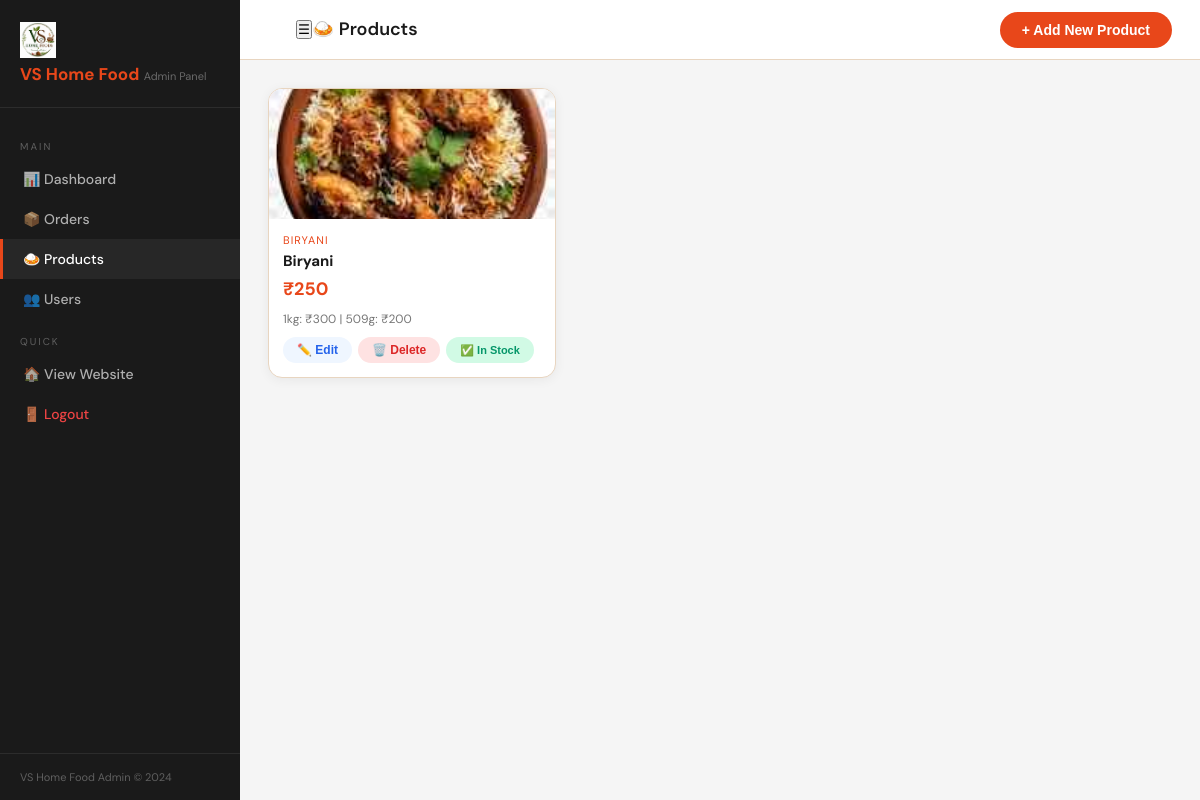
Screenshot of /admin/products (signed in) with the database file from the repository.
### models/product_model.py (models this page shows, shortened)
class Product(db.Model):
    __tablename__ = 'products'
    id          = db.Column(db.Integer, primary_key=True)
    name        = db.Column(db.String(200), nullable=False)
    description = db.Column(db.Text, default='')
    category    = db.Column(db.String(100), default='general')
    emoji       = db.Column(db.String(10), default='🍱')
    image_file  = db.Column(db.String(255), default='')   # filename in static/images/products/
    price       = db.Column(db.Float, nullable=False, default=0.0)   # base price
    quantity    = db.Column(db.Integer, default=0)
    status      = db.Column(db.String(20), default='in_stock')       # 'in_stock' | 'out_of_stock'
    badge       = db.Column(db.String(50), default='')
    is_veg      = db.Column(db.Boolean, default=True)
    created_at  = db.Column(db.DateTime, default=datetime.utcnow)
    updated_at  = db.Column(db.DateTime, default=datetime.utcnow, onupdate=datetime.utcnow)
    variants_json = db.Column(db.Text, default='[]')
    def get_variants(self):
        try:
            return json.loads(self.variants_json) if self.variants_json else []
        except Exception:
            return []
    def to_dict(self):
        variants = self.get_variants()
        return {
            'id':          self.id,
            'name':        self.name,
            'description': self.description,
            'category':    self.category,
            'emoji':       self.emoji,
            'image_file':  self.image_file,
            'image_url':   f'/static/images/products/{self.image_file}' if self.image_file else '',
            'price':       variants[0]['price'] if variants else self.price,
            'quantity':    self.quantity,
            'status':      self.status,
            'in_stock':    self.status == 'in_stock',
            'badge':       self.badge,
            'is_veg':      self.is_veg,
            'variants':    variants,
            'created_at':  self.created_at.isoformat(),
        }

### routes/admin_routes.py (the view)
@admin_bp.route('/products')
@admin_required
def products():
    all_products = Product.query.order_by(Product.created_at.desc()).all()
    return render_template('admin/products.html', products=all_products)

### app.py (called while the page is built)
@app.context_processor
def inject_user():
    user_id   = session.get('user_id')
    user_name = session.get('user_name', '')
    user_email= session.get('user_email', '')
    return dict(
        session_user_id   = user_id,
        session_user_name = user_name,
        session_user_email= user_email,
        logged_in         = bool(user_id)
    )

### routes/admin_routes.py (called while the page is built)
def admin_required(f):
    @wraps(f)
    def decorated(*args, **kwargs):
        if not session.get('is_admin'):
            return redirect(url_for('admin_bp.admin_login'))
        return f(*args, **kwargs)
    return decorated

### templates/admin/products.html (shortened to what this page needs)
<!DOCTYPE html>
<html lang="en">
<head>
</head>
<body>
<aside class="sidebar" id="sidebar">
  <div class="sidebar-logo">
      <img src="{{ url_for('static', filename='images/logo.png') }}"
             width="36" height="36"
             class="sidebar-logo-img">
        <div class="sidebar-logo-text">
            <span class="logo-name">VS Home Food</span>
            <span class="logo-sub">Admin Panel</span>
        </div>
  </div>
  <nav class="sidebar-nav">
    <div class="nav-label">Main</div>
    <a href="/admin/dashboard" class="sidebar-link">📊 Dashboard</a>
    <a href="/admin/orders" class="sidebar-link">📦 Orders</a>
    <a href="/admin/products" class="sidebar-link active">🍛 Products</a>
    <a href="/admin/users" class="sidebar-link">👥 Users</a>
    <div class="nav-label">Quick</div>
    <a href="/" class="sidebar-link">🏠 View Website</a>
    <a href="/admin/logout" class="sidebar-link" style="color:#EF4444;">🚪 Logout</a>
  </nav>
  <div class="sidebar-footer">VS Home Food Admin © 2024</div>
</aside>
<div class="main">
  <div class="topbar">
   <div class="topbar">
    <button class="menu-btn" onclick="toggleSidebar()">☰</button>
    <span class="topbar-title">🍛 Products</span>
</div>
    <button class="btn btn-orange" onclick="openAddModal()">+ Add New Product</button>
  </div>
  <div class="content">
    {% if products %}
    <div class="products-grid">
      {% for p in products %}
      <div class="product-card" id="card-{{ p.id }}">
        <div class="product-card-img">
          {% if p.image_file %}
            <img src="{{ url_for('static', filename='images/products/' + p.image_file) }}" alt="{{ p.name }}">
          {% else %}
            <span class="emoji-fallback">{{ p.emoji }}</span>
          {% endif %}
        </div>
        <div class="product-card-body">
          <div class="product-card-cat">{{ p.category }}</div>
          <div class="product-card-name">{{ p.name }}</div>
          <div class="product-card-price">₹{{ p.price|int }}</div>
          {% if p.get_variants() %}
          <div class="product-card-variants">
            {% for v in p.get_variants() %}{{ v.label }}: ₹{{ v.price }}{% if not loop.last %} | {% endif %}{% endfor %}
          </div>
          {% endif %}
          <div class="product-card-actions">
            <button class="btn-sm btn-edit" onclick="openEditModal({{ p.to_dict()|tojson }})">✏️ Edit</button>
            <button class="btn-sm btn-delete" onclick="deleteProduct({{ p.id }}, '{{ p.name }}')">🗑️ Delete</button>
            <button class="btn-sm btn-toggle-stock {% if p.status == 'out_of_stock' %}oos{% endif %}"
              id="stock-btn-{{ p.id }}"
              onclick="toggleStatus({{ p.id }}, '{{ p.status }}')">
              {% if p.status == 'in_stock' %}✅ In Stock{% else %}❌ Out of Stock{% endif %}
            </button>
          </div>
        </div>
      </div>
      {% endfor %}
    </div>
    {% else %}
    <div class="empty-state">
      <div class="icon">🍱</div>
      <h3>No products yet</h3>
      <p style="margin-top:8px;">Click "+ Add New Product" to get started</p>
    </div>
    {% endif %}
  </div>
</div>
</body>
</html>

### templates/admin/products.html (style rules this page uses)
*,*::before,*::after { box-sizing:border-box;margin:0;padding:0 }
:root { --orange:#E8471A;--cream:#FDF6EE;--border:#E8D5C0;--radius:14px;--sidebar-bg:#1A1A1A; }
body { font-family:'DM Sans',sans-serif;background:#F5F5F5;color:#1A1A1A;display:flex;min-height:100vh }
.sidebar { width:240px;background:var(--sidebar-bg);color:white;flex-shrink:0;position:fixed;height:100vh;display:flex;flex-direction:column;overflow-y:auto;z-index:100; }
.sidebar-logo { padding:22px 20px;border-bottom:1px solid rgba(255,255,255,0.08); }
.sidebar-logo .logo-name { font-size:17px;font-weight:700;color:var(--orange); }
.sidebar-logo .logo-sub { font-size:11px;color:rgba(255,255,255,0.35);margin-top:2px; }
.sidebar-nav { padding:16px 0;flex:1; }
.nav-label { font-size:10px;text-transform:uppercase;letter-spacing:2px;color:rgba(255,255,255,0.3);padding:0 20px;margin:16px 0 6px; }
.sidebar-link { display:flex;align-items:center;gap:10px;padding:11px 20px;color:rgba(255,255,255,0.65);font-size:14px;font-weight:500;text-decoration:none;transition:all 0.2s;border-left:3px solid transparent; }
.sidebar-link:hover,.sidebar-link.active { color:white;background:rgba(255,255,255,0.06);border-left-color:var(--orange); }
.sidebar-footer { padding:16px 20px;border-top:1px solid rgba(255,255,255,0.08);font-size:11px;color:rgba(255,255,255,0.3); }
.main { margin-left:240px;flex:1;min-height:100vh; }
.topbar { background:white;padding:0 28px;height:60px;display:flex;align-items:center;justify-content:space-between;border-bottom:1px solid var(--border);position:sticky;top:0;z-index:50; }
.topbar-title { font-size:18px;font-weight:600; }
.content { padding:28px; }
.btn { padding:10px 22px;border-radius:50px;font-size:14px;font-weight:600;cursor:pointer;border:none;transition:all 0.2s; }
.btn-orange { background:var(--orange);color:white; }
.btn-sm { padding:6px 14px;font-size:12px;border-radius:50px;cursor:pointer;border:none;font-weight:600; }
.btn-edit { background:#EFF6FF;color:#2563EB; }
.btn-delete { background:#FEE2E2;color:#DC2626; }
.btn-toggle-stock { background:#D1FAE5;color:#059669;font-size:11px; }
.products-grid { display:grid;grid-template-columns:repeat(auto-fill,minmax(240px,1fr));gap:20px; }
.product-card { background:white;border-radius:var(--radius);overflow:hidden;box-shadow:0 2px 12px rgba(0,0,0,0.06);border:1px solid var(--border);transition:box-shadow 0.2s; }
.product-card-img { height:130px;display:flex;align-items:center;justify-content:center;background:var(--cream);position:relative;overflow:hidden; }
.product-card-img img { width:100%;height:100%;object-fit:cover; }
.product-card-body { padding:14px; }
.product-card-cat { font-size:11px;color:var(--orange);text-transform:uppercase;letter-spacing:1px;margin-bottom:4px; }
.product-card-name { font-weight:700;font-size:15px;margin-bottom:6px; }
.product-card-price { font-size:18px;font-weight:700;color:var(--orange);margin-bottom:10px; }
.product-card-variants { font-size:12px;color:#777;margin-bottom:10px; }
.product-card-actions { display:flex;gap:6px;flex-wrap:wrap; }

### rows the page displays
Product: image_file (picture), category "BIRYANI", name "Biryani", price "250", label "1kg" "509g", price "300" "200", status "✅ In Stock"
